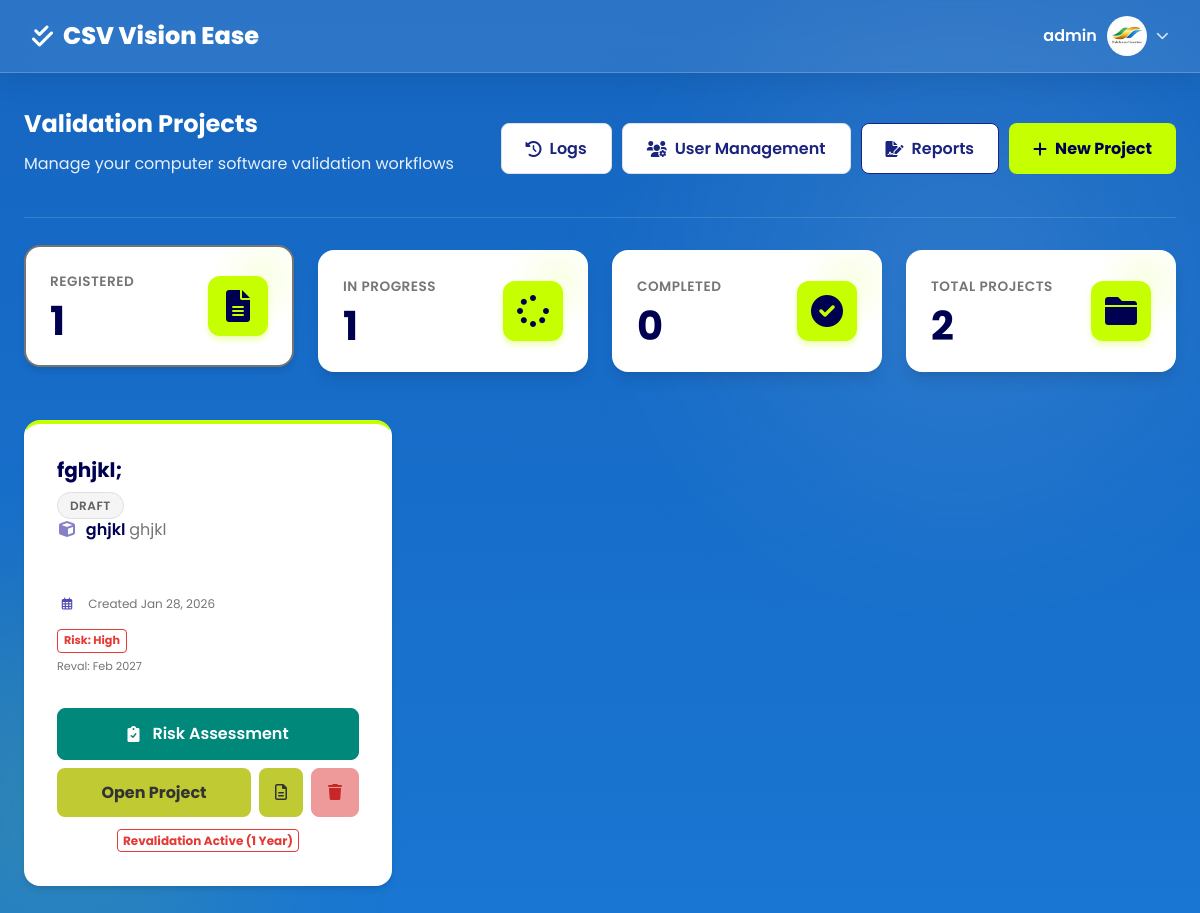
Before: /dashboard.php?status=Draft (signed in) with the older database file.
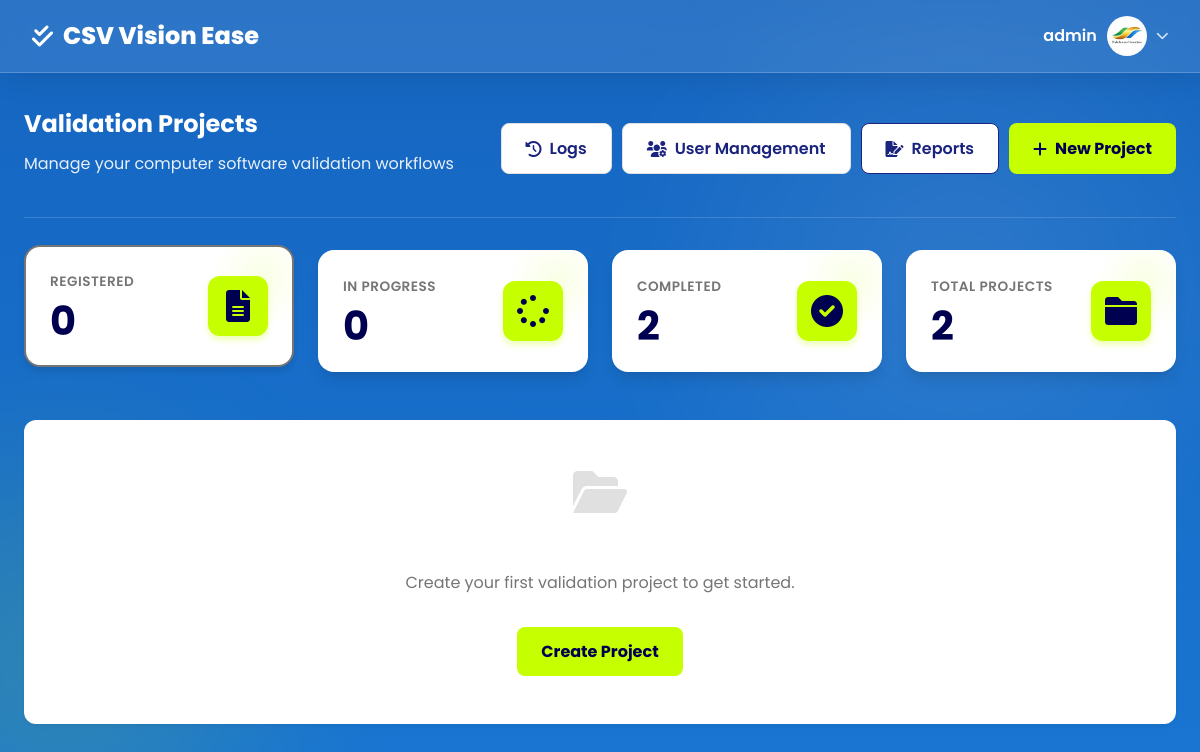
After: the same page with the newer database file.
### tables this page shows
CREATE TABLE `projects` (
  `id` int NOT NULL,
  `name` varchar(100) NOT NULL,
  `software` varchar(100) NOT NULL,
  `version` varchar(50) DEFAULT NULL,
  `description` text,
  `validator_name` varchar(255) DEFAULT NULL,
  `validation_plan_date` date DEFAULT NULL,
  `department` varchar(255) DEFAULT NULL,
  `status` enum('Draft','In Progress','Completed') DEFAULT 'Draft',
  `created_by` int DEFAULT NULL,
  `created_at` timestamp NULL DEFAULT CURRENT_TIMESTAMP,
  `max_rpn` int DEFAULT '0',
  `risk_level` enum('Low','Medium','High','Non-GxP') DEFAULT NULL,
  `next_revalidation_date` date DEFAULT NULL
);

### dashboard.php (the view, shortened to what the changed rows need)
<?php
include 'includes/header.php';
$stats = [
    'Draft' => 0,
    'In Progress' => 0,
    'Completed' => 0,
    'Total' => 0
];
try {
    $stmt = $pdo->query("SELECT status, COUNT(*) as count FROM projects GROUP BY status");
    while ($row = $stmt->fetch()) {
        $stats[$row['status']] = $row['count'];
    }
    $stats['Total'] = array_sum($stats);
} catch (Exception $e) {
}
$limit = 6;
$page = isset($_GET['page']) ? (int)$_GET['page'] : 1;
$page = max($page, 1);
$offset = ($page - 1) * $limit;
$filterStatus = $_GET['status'] ?? '';
$projects = [];
try {
    if ($filterStatus) {
        $stmt = $pdo->prepare("SELECT * FROM projects WHERE status = :status ORDER BY created_at DESC LIMIT :limit OFFSET :offset");
        $stmt->bindValue(':status', $filterStatus);
    } else {
        $stmt = $pdo->prepare("SELECT * FROM projects ORDER BY created_at DESC LIMIT :limit OFFSET :offset");
    }
    $stmt->bindValue(':limit', $limit, PDO::PARAM_INT);
    $stmt->bindValue(':offset', $offset, PDO::PARAM_INT);
    $stmt->execute();
    $projects = $stmt->fetchAll();
} catch (Exception $e) {
    echo "Error fetching projects: " . $e->getMessage();
}
?>
<div class="fade-in">
    <div class="dashboard-header">
        <div>
            <h2>Validation Projects</h2>
        </div>
    </div>
    <div class="stats-grid">
        <div class="stat-card fade-in-up" onclick="window.location.href='?status=Draft'" style="cursor: pointer; transition: all 0.3s; <?php echo $filterStatus === 'Draft' ? 'border: 2px solid var(--text-light); transform: translateY(-5px); box-shadow: var(--shadow-md);' : ''; ?>">
            <div>
                <h3>Registered</h3>
                <div class="value"><?php echo $stats['Draft']; ?></div>
            </div>
        </div>
        <div class="stat-card fade-in-up" onclick="window.location.href='?status=In Progress'" style="cursor: pointer; transition: all 0.3s; <?php echo $filterStatus === 'In Progress' ? 'border: 2px solid var(--warning-color); transform: translateY(-5px); box-shadow: var(--shadow-md);' : ''; ?>">
            <div>
                <h3>In Progress</h3>
                <div class="value"><?php echo $stats['In Progress']; ?></div>
            </div>
        </div>
        <div class="stat-card fade-in-up" onclick="window.location.href='?status=Completed'" style="cursor: pointer; transition: all 0.3s; <?php echo $filterStatus === 'Completed' ? 'border: 2px solid var(--success-color); transform: translateY(-5px); box-shadow: var(--shadow-md);' : ''; ?>">
            <div>
                <h3>Completed</h3>
                <div class="value"><?php echo $stats['Completed']; ?></div>
            </div>
        </div>
    </div>
    <div class="projects-grid">
        <?php if (empty($projects)): ?>
            <div style="grid-column: 1/-1; text-align: center; padding: 3rem; background: var(--white); border-radius: var(--radius); box-shadow: var(--shadow-sm);">
                <i class="fas fa-folder-open" style="font-size: 3rem; color: var(--border-color); margin-bottom: 1rem;"></i>
                <h3>No projects yet</h3>
                <p style="color: var(--text-light);">Create your first validation project to get started.</p>
                <button onclick="openModal('newProjectModal')" class="btn btn-primary" style="margin-top: 1rem;">Create Project</button>
            </div>
        <?php else: ?>
            <?php foreach ($projects as $project): ?>
                <div class="project-card">
                    <div>
                        <div class="project-header">
                            <div class="project-title"><?php echo htmlspecialchars($project['name']); ?></div>
                            <span class="status-badge status-<?php echo strtolower(str_replace(' ', '-', $project['status'])); ?>">
                                <?php echo $project['status']; ?>
                            </span>
                        </div>
                        <div class="project-info">
                            <p style="font-weight: 600; color: var(--primary-dark);"><i class="fas fa-cube" style="margin-right: 5px; opacity: 0.7;"></i> <?php echo htmlspecialchars($project['software']); ?> <span style="font-weight: 400; color: var(--text-light);"><?php echo htmlspecialchars($project['version']); ?></span></p>
                            <?php if ($project['description']): ?>
                                <p style="font-size: 0.85rem; margin-top: 0.5rem; line-height: 1.4;"><?php echo htmlspecialchars(substr($project['description'], 0, 80)) . (strlen($project['description']) > 80 ? '...' : ''); ?></p>
                            <?php endif; ?>
                            <p style="margin-top: 1rem; font-size: 0.75rem; color: var(--text-light);"><i class="far fa-calendar-alt"></i> Created <?php echo date('M d, Y', strtotime($project['created_at'])); ?></p>
                            <?php if (!empty($project['risk_level'])): ?>
                                <div style="margin-top: 10px; display: flex; flex-direction: column; gap: 5px; align-items: flex-start;">
                                    <?php
                                        $riskColor = match($project['risk_level']) {
                                            'High' => '#e53935',
                                            'Medium' => '#fb8c00',
                                            'Low' => '#43a047',
                                            default => '#757575'
                                        };
                                    ?>
                                    <span style="font-size: 0.7rem; padding: 2px 6px; border-radius: 4px; border: 1px solid <?php echo $riskColor; ?>; color: <?php echo $riskColor; ?>; font-weight: bold;">
                                        Risk: <?php echo $project['risk_level']; ?>
                                    </span>
                                    <?php if (!empty($project['next_revalidation_date'])): ?>
                                        <span style="font-size: 0.7rem; color: var(--text-light);">
                                            Reval: <?php echo date('M Y', strtotime($project['next_revalidation_date'])); ?>
                                        </span>
                                    <?php endif; ?>
                                </div>
                            <?php endif; ?>
                        </div>
                    </div>
                    <div style="display: flex; flex-wrap: wrap; gap: 8px; margin-top: auto;">
                        <a href="risk_assessment.php?project_id=<?php echo $project['id']; ?>" class="btn btn-teal" style="flex: 1 1 100%; justify-content: center;" title="Risk Assessment">
                           <i class="fas fa-clipboard-check" style="margin-right: 5px;"></i> Risk Assessment
                        </a>
                        <a href="project_details.php?id=<?php echo $project['id']; ?>" class="btn btn-primary" style="flex: 2; justify-content: center; background-color: #c0ca33; border-color: #c0ca33; color: #333;">
                            Open Project
                        </a>
                        <a href="project_report.php?id=<?php echo $project['id']; ?>" class="btn btn-secondary" style="flex: 0 0 auto; padding: 0 1rem; background-color: #c0ca33; border-color: #c0ca33; color: #333;" title="View Report">
                            <i class="far fa-file-alt"></i>
                        </a>
                        <a href="#" class="btn btn-danger" style="flex: 0 0 auto; padding: 0 1rem; background-color: #ef9a9a; border-color: #ef9a9a; color: #c62828;" title="Delete Project" onclick="confirmDelete(<?php echo $project['id']; ?>); return false;">
                            <i class="fas fa-trash"></i>
                        </a>
                    </div>
                    <?php if (!empty($project['risk_level']) && $project['risk_level'] == 'High'): ?>
                        <div style="margin-top: 10px; text-align: center;">
                            <span style="font-size: 0.75rem; color: #e53935; font-weight: bold; border: 1px solid #e53935; padding: 2px 5px; border-radius: 4px;">Revalidation Active (1 Year)</span>
                        </div>
                    <?php endif; ?>
                </div>
            <?php endforeach; ?>
        <?php endif; ?>
    </div>
</div>
<?php include 'includes/footer.php'; ?>

Changed rows visible on the page:
removed projects: name "fghjkl;", status "DRAFT", software "ghjkl", version "ghjkl", created_at "Jan 28, 2026", risk_level "High", next_revalidation_date "Feb 2027", shows "Revalidation Active (1 Year)"
Other visible differences:
$stats['Draft']: "1" → "0"
$stats['In Progress']: "1" → "0"
$stats['Completed']: "0" → "2"
text now shown: "Create your first validation project to get started. Create Project"
